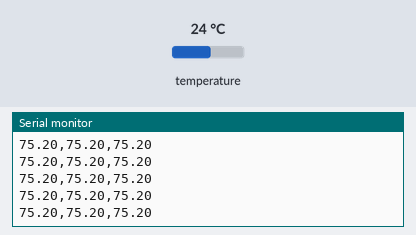
A sketch run on a simulated Arduino Uno, built with avr-gcc and run on an emulated ATmega328P. Parts: the last lines printed to the serial monitor. Inputs (shaded band) come from the test bench; at power-on: temperature 24 °C.

Above: at 1.2 s.
1.3 s: temperature set to 12 °C
At 1.33 s:
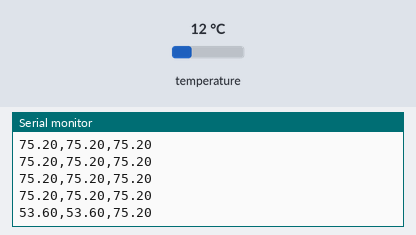
2.8 s: temperature set to 19 °C
At 2.8 s:
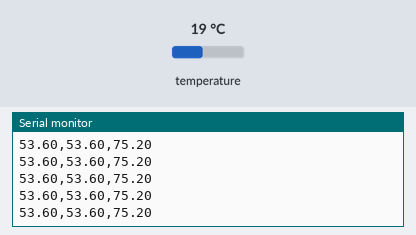
4.3 s: temperature set to 41 °C
At 4.32 s:
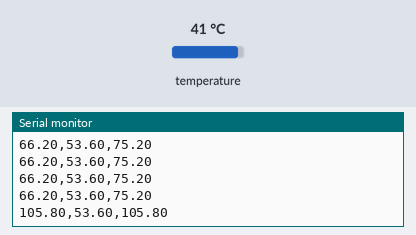
Timing chart, 0 to 7.3 s (numbered marks = the images above; inputs shaded):
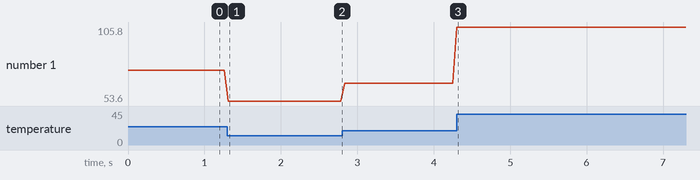

Measured:
- after the input at 1.3 s, the serial monitor: prints a new line at once (image 1)
- after the input at 4.3 s, the serial monitor: prints a new line at once (image 3)
- plotted number 1: 75.2 → 53.6 after the input at 1.3 s, 53.6 → 66.2 after the input at 2.8 s, 66.2 → 105.8 after the input at 4.3 s

The sketch:

minmaxtemp.ino
```cpp
/***************************************************************************
  This is for the BMP280 temperature & pressure sensor

  These sensors use I2C or SPI to communicate, 2 or 4 pins are required
  for the interface.
 ***************************************************************************/

#include <Wire.h>
#include <SPI.h>
#include <Adafruit_Sensor.h>
#include <Adafruit_BMP280.h>

#define BMP_SCK 13
#define BMP_MISO 12
#define BMP_MOSI 11
#define BMP_CS 10

Adafruit_BMP280 bme; // I2C
//Adafruit_BMP280 bme(BMP_CS); // hardware SPI
//Adafruit_BMP280 bme(BMP_CS, BMP_MOSI, BMP_MISO,  BMP_SCK);

float measuredC = 0, measuredK = 0, maxK = 0, measuredF = 0;
float minK = 1000;

void setup() {
  Serial.begin(9600);
  if (!bme.begin(0x76)) {
    Serial.println("Could not find a valid BMP280 sensor, check wiring!");
    while (1);
  }
  measuredC = bme.readTemperature();
}

void loop() {

    //get temperature data
    measuredC = bme.readTemperature();

    //temperature conversion
    measuredK = measuredC + 273.15;
    measuredF = ((measuredK - 273.15) * 1.8) + 32;

    //find lowest temperature
    if(measuredK < minK){
      minK = measuredK;
    }

    if(measuredK > maxK){
      maxK = measuredK;
    }

    //Output

    Serial.print(measuredF);
    Serial.print(",");
    Serial.print(((minK - 273.15) * 1.8) + 32);
    Serial.print(",");
    Serial.print(((maxK - 273.15) * 1.8) + 32);
    Serial.println();
    delay(50); //1,000ms = 1s
}
```
